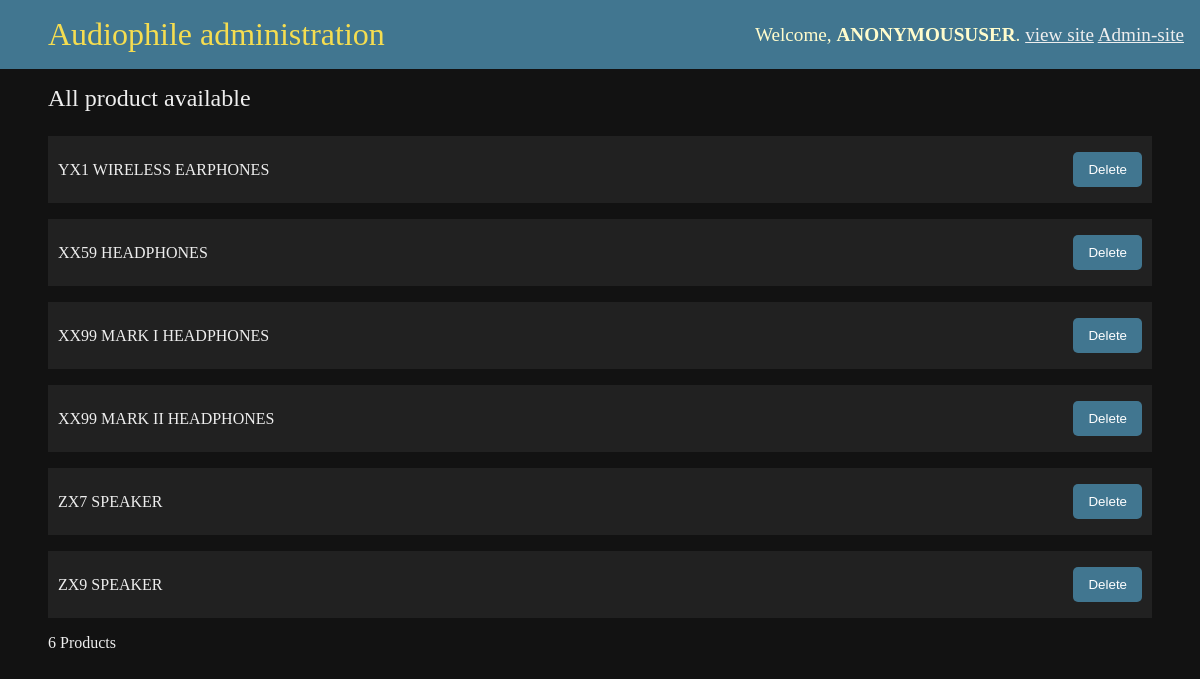
Page /Admin_Product on the committed database.
### commerce/models.py (models this page shows, shortened)
class Product(models.Model):
    Title = models.CharField(max_length = 200)
    Product_Name = models.CharField(max_length = 10000,default='')
    Product_Description = models.CharField(max_length = 10000)
    Product_Features = models.CharField(max_length = 10000)
    Amount = models.IntegerField()
    Product_Image =  models.ImageField(upload_to='images/',null=True)
    SideImage_1 =  models.ImageField(upload_to='images/',null=True)
    SideImage_2 =  models.ImageField(upload_to='images/',null=True)
    SideImage_3 =  models.ImageField(upload_to='images/',null=True)

### commerce/views.py (the view)
# urls.py: path('Admin_Product',audiophile.adminproduct,name='adminproduct'),
    def adminproduct(request):
        allProducts = Product.objects.all()
        if request.method =='POST':
            prodTitle = request.POST['producttitle']
            Product.objects.filter(Title = prodTitle).delete()
        return render(request,'commerce/adminproduct.html',{'allProducts':allProducts})

### commerce/templates/commerce/adminproduct.html (shortened to what this page needs)
{% load static %}
<!DOCTYPE html>
<html lang="en">
<head>
    <link rel="stylesheet" href="{% static 'commerce/audioadmin.css' %}">
</head>
<body>
    <div class="container">
        <div class="top_nav">
            <div class="left">
                <h1>Audiophile administration</h1>
            </div>
            <div class="right">
                <h1>Welcome, <span>{{request.user}}</span>. <a href="{% url 'index' %}">view site</a> <a href="{% url 'admin_create'  %}">Admin-site</a></h1>
            </div>
        </div>
        <main id="adminproduct">
            <h2>All product available</h2>
            <div class="products">
                {% for allProduct in allProducts %}
                    <section>
                        <div>
                            <p>{{allProduct.Title}}</p>
                        </div>
                       <div id="delete_div">
                            <form action="{% url 'adminproduct' %}" method="POST">
                                <input type="submit" value="Delete">
                            </form>
                       </div>
                    </section>
                {% empty %}
                    <p>No products yet</p>
                {% endfor %}
                {{allProducts.count}} Products
            </div>
        </main>
    </div>
</body>
</html>

### commerce/static/commerce/audioadmin.css (style rules this page uses)
* { margin: 0; padding: 0; box-sizing: border-box }
.container { background: #121212; min-height: 100vh; padding-bottom: 2em }
.container .top_nav { display: flex; justify-content: space-between; background: #417690; color: #eee; padding: 1em;; padding-left: 3em; align-items: center }
.container .top_nav .left h1 { color: #f5dd50; font-weight: lighter; font-size: 2rem }
.container .top_nav .right h1 { font-weight: lighter; font-size: 1.2rem; color: #fffccc }
.container .top_nav .right h1 span { text-transform: uppercase; font-weight: bold }
.container .top_nav .right h1 a { color: #eee }
.container main { color: #eee; padding: 1em 3em 0 3em }
.container main h2 { font-weight: lighter }
.container main form { margin-top: 2em }
#adminproduct .products { padding-top: 1.5em }
#adminproduct .products section { width: 100%; background: #212121; margin-bottom: 1em; padding: 1em 10px; display: flex; justify-content: space-between; align-items: center; }
#adminproduct .products section { display: flex; justify-content: space-between; align-items: center; }
#adminproduct .products section form { padding: 0; margin: 0 }
#adminproduct .products section form input[type="submit"] { background: #417690; color: white; padding: 10px 15px; border-radius: 5px; border: none; cursor: pointer; }

### rows in the picture
Product: Title "YX1 WIRELESS EARPHONES"
Product: Title "XX59 HEADPHONES"
Product: Title "XX99 MARK I HEADPHONES"
Product: Title "XX99 MARK II HEADPHONES"
Product: Title "ZX7 SPEAKER"
Product: Title "ZX9 SPEAKER"

### other values in the picture
{{ request.user }} "ANONYMOUSUSER"
{{ allProducts.count }} "6"
